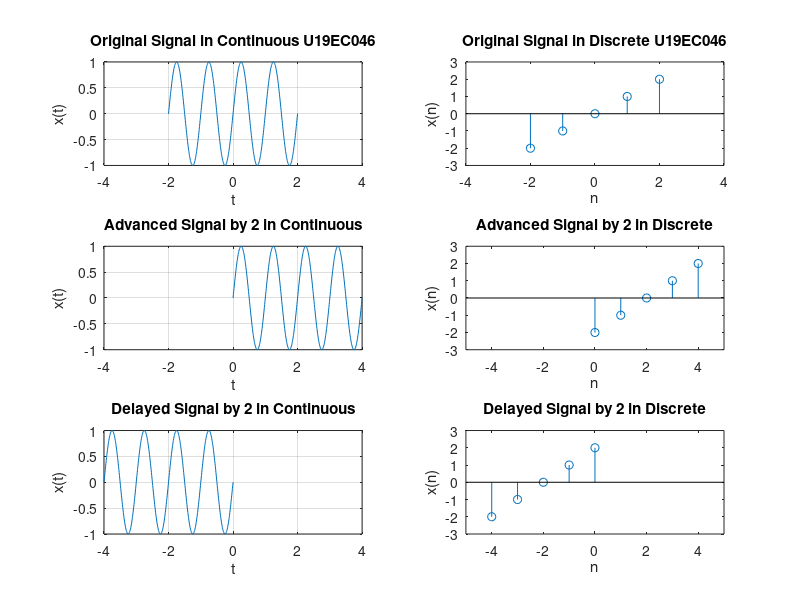

Here is the MATLAB script that generated this plot:
clc;
close all;

%% 
%For Continuous Part

t=-2:0.01:2; %time window
x=sin(2*pi*t); %defining input signal

%plotting Original signal
subplot(3,2,1);
plot(t,x);
grid on;
xlabel('t');
ylabel('x(t)');
axis([-4 4 -1 1]);
title('Original Signal in Continuous U19EC046');

%plotting Advanced signal
subplot(3,2,3);
plot(t+2,x);
grid on;
xlabel('t');
ylabel('x(t)');
axis([-4 4 -1 1]);
title('Advanced Signal by 2 in Continuous');

%plotting Delayed signal
subplot(3,2,5);
plot(t-2,x);
grid on;
xlabel('t');
ylabel('x(t)');
axis([-4 4 -1 1]);
title('Delayed Signal by 2 in Continuous');

%%

%For Discrete Part

n=-2:1:2;%time window
x=[-2 -1 0 1 2];%defining input signal

subplot(3,2,2);
stem(n,x);
xlabel('n');
ylabel('x(n)');
axis([-4 4 -3 3]);
title('Original Signal in Discrete U19EC046');

subplot(3,2,4);
stem(n+2,x);
xlabel('n');
ylabel('x(n)');
axis([-5 5 -3 3]);
title('Advanced Signal by 2 in Discrete');

subplot(3,2,6);
stem(n-2,x);
xlabel('n');
ylabel('x(n)');
axis([-5 5 -3 3]);
title('Delayed Signal by 2 in Discrete');
